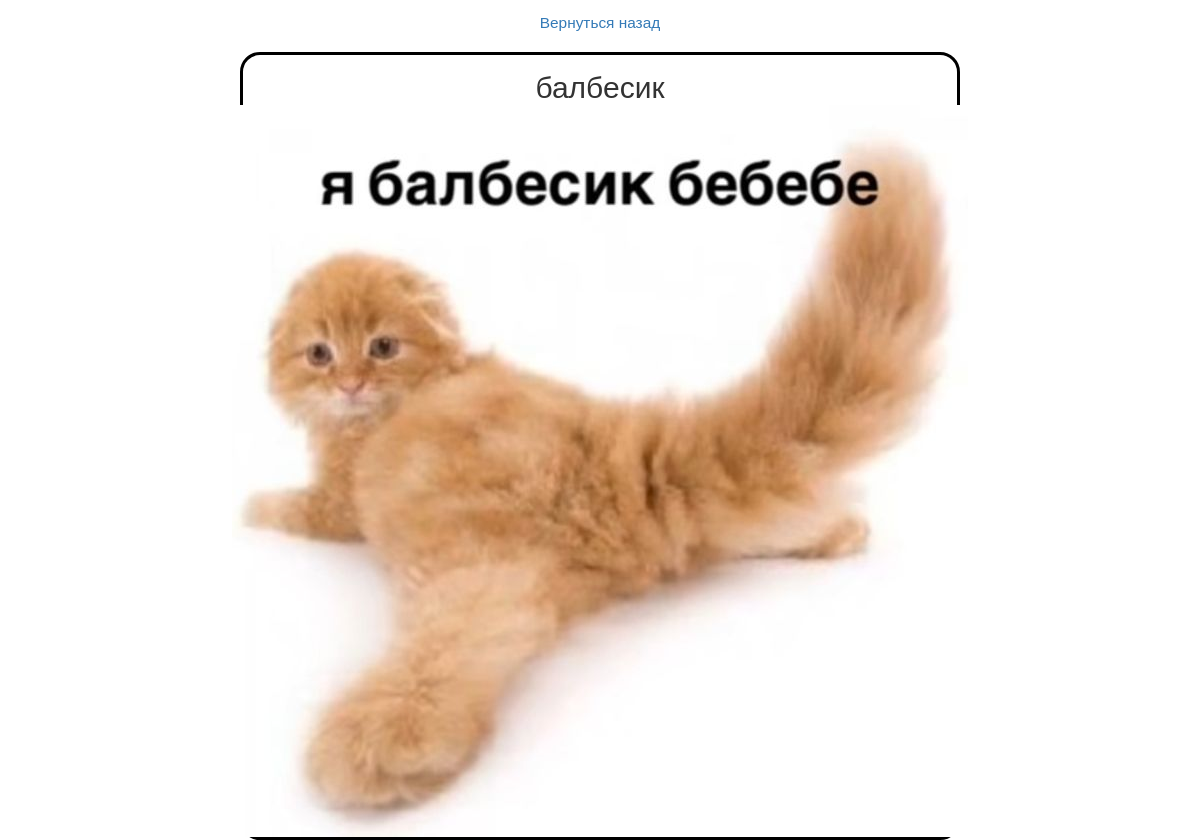
The page /app/image/132 (signed in) on the database its author committed.
### app/models.py (models this page shows, shortened)
class ImageContent(models.Model):
    title = models.CharField(max_length=100)
    link = models.TextField()

### app/views.py (the view)
# urls.py: path('image/<int:pk>', views.ImageDetailView.as_view(), name='image-detail'),
class ImageDetailView(generic.DetailView):
    model = ImageContent

### app/templates/app/imagecontent_detail.html (shortened to what this page needs)
{% extends 'base.html' %}
{% load static %}
{% block content %}
    <div class="content">
        <a class="to_back" href="{{ request.META.HTTP_REFERER }}"><p>Вернуться назад</p></a>
        <div class="image_detail_block">
            {% if user.is_authenticated %}
                <h2>{{ imagecontent.title }}</h2>
                <a href="{% url 'change_user_avatar' pk=imagecontent.pk %}"><img src="{% static 'app/img/' %}{{ imagecontent.link }}" alt="{{ imagecontent.title }}"></a>
            {% else %}
                <h3>Требуется войти что бы сменить аватарку</h3>
                <a href="{% url 'login' %}"><h3>войти</h3></a>
            {% endif %}
        </div>
    </div>
{% endblock %}

### app/static/app/css/style.css (style rules this page uses)
.content { width: 100vw; height: 100vh; display: grid; justify-items: center; align-items: center; }
.image_detail_block { width: 60vw; border: 3px solid black; display: grid; grid-template-columns: repeat(2, 1fr); grid-template-rows: 50px auto; justify-items: center; align-items: center; border-radius: 20px; }
.image_detail_block > h2 { grid-column: span 2; text-align: center; vertical-align: middle; }
.image_detail_block > a { grid-column: span 2; text-align: center; vertical-align: middle; }
p { font-size: 110%; }
.to_back { margin: 10px; }

### rows shown on the page
ImageContent: title "балбесик", link (picture)
